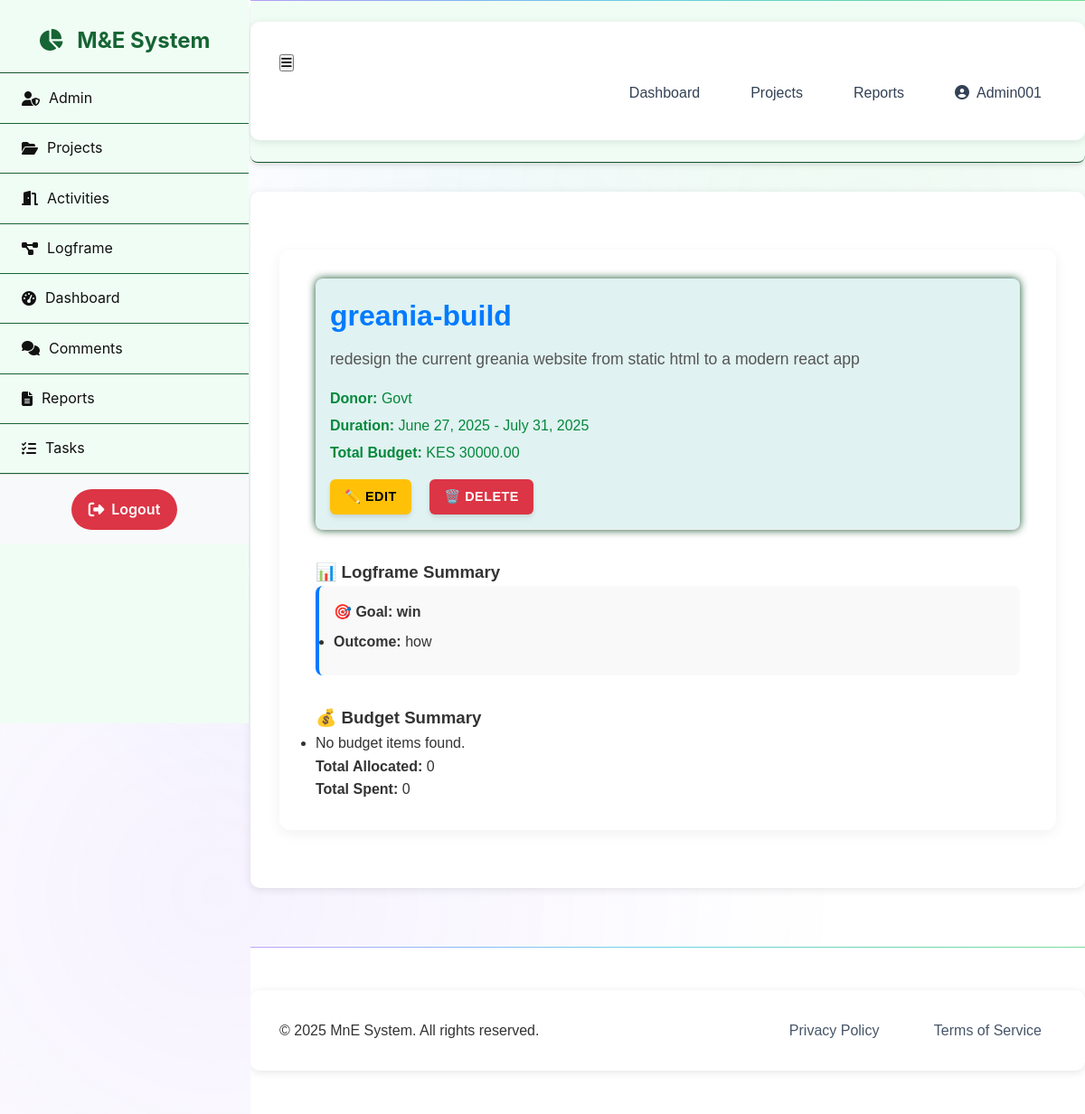
The page /api/v1/projects/2/ (signed in) on the database its author committed.
### projects/models.py (models this page shows, shortened)
class Project(models.Model):
    STATUS_CHOICES = [
        ('planning', 'Planning'),
        ('implementation', 'Implementation'),
        ('completed', 'Completed'),
        ('on_hold', 'On Hold'),
    ]
    name = models.CharField(max_length=255)
    description = models.TextField()
    donor = models.CharField(max_length=255, blank=True)
    start_date = models.DateField()
    end_date = models.DateField()
    total_budget = models.DecimalField(max_digits=12, decimal_places=2)
    status = models.CharField(max_length=20, choices=STATUS_CHOICES, default='planning')
    created_by = models.ForeignKey(User, on_delete=models.SET_NULL, null=True)
    created_at = models.DateTimeField(auto_now_add=True)

### logframe/models.py (models this page shows, shortened)
class Goal(models.Model):
    project = models.ForeignKey(Project, on_delete=models.CASCADE, related_name='goals')
    title = models.CharField(max_length=255)
    description = models.TextField(blank=True)
    created_at = models.DateTimeField(auto_now_add=True)

class Outcome(models.Model):
    goal = models.ForeignKey(Goal, related_name='outcomes', on_delete=models.CASCADE)
    title = models.CharField(max_length=255)
    description = models.TextField(blank=True)

### projects/views.py (the view)
# urls.py: path('<int:pk>/', ProjectDetailView.as_view(), name='project-detail'),
class ProjectDetailView(LoginRequiredMixin, View):
    def get(self, request, pk):
        project = get_object_or_404(Project, pk=pk)
        if not ProjectMembership.objects.filter(user=request.user, project=project).exists():
            return render(request, '403.html', status=403)
        goals = project.goals.prefetch_related('outcomes__outputs__indicators')
        budgets = project.budgets.select_related('output')
        total_spent = budgets.aggregate(total=Sum('amount_spent'))['total'] or 0
        total_allocated = budgets.aggregate(total=Sum('amount_allocated'))['total'] or 0
        return render(request, 'projects/project_detail.html', {
            'project': project,
            'goals': goals,
            'budgets': budgets,
            'total_spent': total_spent,
            'total_allocated': total_allocated,
        })

### templates/projects/project_detail.html (shortened to what this page needs)
{% extends 'base.html' %}
{% block content %}
<div class="project-detail-container">
  <header class="project-header">
    <h2>{{ project.name }}</h2>
    <p class="project-desc">{{ project.description }}</p>
    <div class="project-meta">
      <p><strong>Donor:</strong> {{ project.donor }}</p>
      <p><strong>Duration:</strong> {{ project.start_date }} - {{ project.end_date }}</p>
      <p><strong>Total Budget:</strong> KES {{ project.total_budget|floatformat:2 }}</p>
    </div>
    <div class="project-actions">
      <a href="{% url 'project-edit' project.pk %}" class="btn btn-warning">✏️ Edit</a>
      <a href="{% url 'project-delete' project.pk %}" class="btn btn-danger">🗑️ Delete</a>
    </div>
  </header>
  <section class="logframe-section">
    <h3>📊 Logframe Summary</h3>
    {% for goal in goals %}
      <div class="goal">
        <h4>🎯 Goal: {{ goal.title }}</h4>
        <ul>
          {% for outcome in goal.outcomes.all %}
            <li><strong>Outcome:</strong> {{ outcome.title }}
            </li>
          {% endfor %}
        </ul>
      </div>
    {% empty %}
      <p>No goals/logframe items yet.</p>
    {% endfor %}
  </section>
  <section class="budget-section">
    <h3>💰 Budget Summary</h3>
    <ul>
      {% for budget in budgets %}
        <li>
          <strong>{{ budget.activity }}</strong> - Allocated: {{ budget.amount_allocated }} |
          Spent: {{ budget.amount_spent }}
        </li>
      {% empty %}
        <li>No budget items found.</li>
      {% endfor %}
    </ul>
    <p><strong>Total Allocated:</strong> {{ total_allocated }}</p>
    <p><strong>Total Spent:</strong> {{ total_spent }}</p>
  </section>
</div>
{% endblock %}

### templates/includes/navbar.html
<header class="navbar">
  <div class="container">
    <div class="mobile-header">
      <button class="sidebar-toggle-mobile" id="sidebarToggleBtn">
        <i class="fas fa-bars"></i>
      </button>
    </div>
    <nav>
      <ul class="nav-links">
        <li><a href="/api/v1/dashboard/" class="{% if request.path == '/api/v1/dashboard/' %}active{% endif %}">Dashboard</a></li>
        <li><a href="/api/v1/projects/" class="{% if request.path == '/api/v1/projects/' %}active{% endif %}">Projects</a></li>
        <li><a href="/api/v1/reports/" class="{% if request.path == '/api/v1/reports/' %}active{% endif %}">Reports</a></li>
        <li class="user-profile-nav">
          <a href="#">
            <i class="fas fa-user-circle"></i>
            <span>{% firstof request.user.get_full_name request.user.username %}</span>
          </a>
        </li>
      </ul>
    </nav>
  </div>
</header>

### static/css/dashboard.css (style rules this page uses)
header { margin-bottom: 2rem; background-color: #e0f2f1; padding: 1rem; border-radius: 8px; box-shadow: 0 0 10px #14532d; color: #05883c; }
header h2 { font-size: 2rem; margin-bottom: 0.5rem; }

### static/css/logframe.css (style rules this page uses)
.container { padding: 2rem; max-width: 1200px; margin: 0 auto; background: #ffffff; border-radius: 10px; box-shadow: 0 2px 10px rgba(0, 0, 0, 0.1); font-family: 'Arial', sans-serif; color: #333; }
.goal { border-left: 5px solid #388e3c; }

### templates/projects/project_detail.html (style rules this page uses)
.project-detail-container { max-width: 960px; margin: 2rem auto; background: #fff; padding: 2rem 2.5rem; border-radius: 12px; box-shadow: 0 4px 15px rgba(0,0,0,0.06); }
.project-header { border-bottom: 1px solid #eee; margin-bottom: 2rem; }
.project-header h2 { margin-bottom: 0.5rem; font-size: 2rem; color: #007bff; }
.project-desc { color: #555; font-size: 1.1rem; margin-bottom: 1rem; }
.project-meta p { margin: 0.3rem 0; font-size: 1rem; }
.project-actions { margin-top: 1rem; }
.project-actions .btn { padding: 0.5rem 1rem; font-weight: bold; border-radius: 6px; margin-right: 1rem; }
.btn-warning { background-color: #ffc107; border: none; color: #000; }
.btn-danger { background-color: #dc3545; border: none; color: #fff; }
.logframe-section, .budget-section { margin-top: 2rem; }
.goal { background: #f9f9f9; padding: 1rem; margin-bottom: 1rem; border-left: 4px solid #007bff; border-radius: 8px; }
.goal ul { margin-top: 0.5rem; }
.goal ul li { margin-bottom: 0.5rem; }

### rows shown on the page
Project: name "greania-build", description "redesign the current greania website from static html to a modern react app", donor "Govt", start_date "June 27, 2025", end_date "July 31, 2025", total_budget "30000.00"
Goal: title "win"
Outcome: title "how"

### other values the page prints
{{ total_allocated }} "0"
{{ total_spent }} "0"
